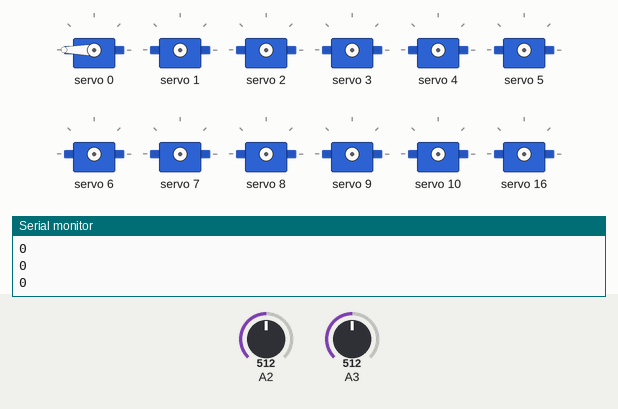
A sketch run on a simulated Arduino Uno, built with avr-gcc and run on an emulated ATmega328P. Parts: 12 × servo, the last lines printed to the serial monitor. The test bench sets the inputs (shaded band); at power-on: A3 = 512, A2 = 512.

Above: at 0.8 s.
0.9 s: A3 set to 265
2.4 s: A3 set to 240
At 8.8 s:
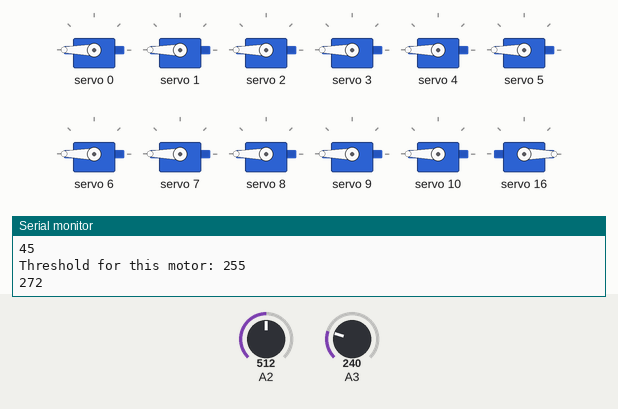
At 14.2 s:
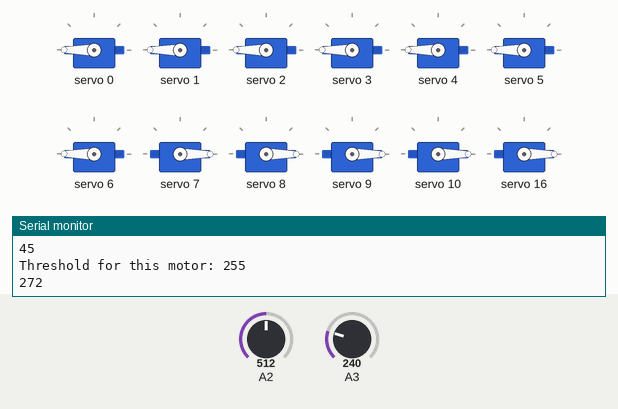
Timing chart, 0 to 14.8 s (numbered marks = the images above; inputs shaded):
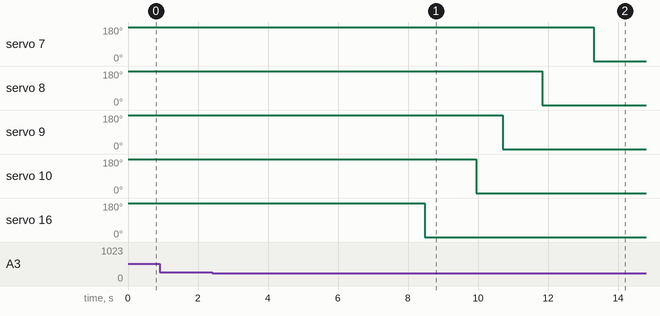

Measured:
- the behaviour switches between 258 and 257 on A3 (found by bisection; images 0 and 1)
- after the input at 2.4 s, servo 7: 180° → 0° after 10.9 s; servo 8: 180° → 0° after 9.4 s; servo 9: 180° → 0° after 8.3 s; servo 10: 180° → 0° after 7.5 s; servo 16: 180° → 0° after 6.1 s

The sketch:

graphs.ino
```cpp
#include <Wire.h>
#include <EEPROM.h>
#include <Adafruit_PWMServoDriver.h>

using namespace std;

Adafruit_PWMServoDriver pwm1 = Adafruit_PWMServoDriver(0X40);
Adafruit_PWMServoDriver pwm2 = Adafruit_PWMServoDriver(0X41);

#define SERVO_FREQ 50 // The servo frequency, typically 50 Hz

#define MAXFORWARD 100 // This is the 'minimum' pulse length count
#define MAXBACK 500    // This is the 'maximum' pulse length count
#define STOP 4096      // This is the pulse length count that will stop the servo

#define MAXPOSITION 100 // The maximum position that can be entered, change to adjust precision
#define MAXDELAY 2250   // Maximum delay, tweak to fit strip size

// Servo # counters
const int firstServo1 = 0;
const int lastServo1 = 10;
const int servoNum1 = lastServo1 - firstServo1 + 1;
const int firstServo2 = 0;
const int lastServo2 = 11;
const int servoNum2 = lastServo2 - firstServo2 + 1;

// Input array, will be changed to read from a file that will be inserted by app
// Each number corresponds to the position of a servo, with 16 total servos
int positions[] = {65.36752222627989,49.920367328926666,34.48099959581692,20.5592125668738,9.516397750080323,2.432416106142012,0,2.457011900308509,9.563184151116504,20.623614399988725,34.55671909848066,50,65.44328090151934,79.37638560001128,90.4368158488835,97.5429880996915,100,97.567583893858,90.48360224991968,79.4407874331262,65.51900040418307,50.079632671073334,34.632477773720126};

int calibrationFactors[23];

// Change to whichever pin is connected to the switch circuit
int stopSwitch1 = A3;
int stopSwitch2 = A2;

//int thresholds[] = {140,150,140,137,144,147,143,139,146,149,144,149,142,149,146,145,142,142,142,143,146,148,145};
int servoTimes[23];

const unsigned long calibrationTime = 1900;

void resetServo();
void moveServo(int n, int pos, bool reset);
void resetTest();

void setup()
{

  Serial.begin(9600);
  Serial.println("8 channel Servo test!");

  pwm1.begin();
  pwm1.setOscillatorFrequency(27000000);
  pwm1.setPWMFreq(SERVO_FREQ);
  pwm2.begin();
  pwm2.setOscillatorFrequency(27000000);
  pwm2.setPWMFreq(SERVO_FREQ);

  delay(10);
  //resetServo();
  //  findAllThresholds();

  //
        //  for(int i = firstServo1; i <= lastServo1; i++)

        //    moveOpposite(i, 50, true);

        //  for(int i = firstServo2; i <= lastServo2; i++)

        //    moveOpposite(i, 50, false);


        //  for(int i = firstServo1; i <= lastServo1; i++)

        //    moveServo(i, 50, true);

        //  for(int i = firstServo2; i <= lastServo2; i++)

        //    moveServo(i, 50, false);


resetServo(false);
  for (int i = lastServo2; i >= firstServo2; i--)
    moveServo(i, positions[i], false);

  for (int i = lastServo1; i >= firstServo1; i--)

    moveServo(i, positions[i + 12], true);

  // findAllThresholds(true);
  // resetServo(false);

  //  resetServo(false);

  //  moveServo(0, 100, false);
  //    moveOpposite(5, 30, true);
  //  moveOpposite(7, 30, true);
  //  moveOpposite(10, 30, true);
  //  moveOpposite(2, 30, false);
  //  moveOpposite(4, 30, false);
  //  moveOpposite(9, 30, false);

  //  findAllThresholds(true);
  //
  //for(int i=0; i<23; i++){
  //  Serial.println(EEPROM.read(i));
  //}

  // findAllThresholds(false);

  // for(int i=23; i<46; i++){
  //   Serial.println(EEPROM.read(i));
  // }

  //  moveServo(1, 100, false);
  //  moveServo(2, 100, false);
  //  moveServo(3, 100, false);

  //    moveOpposite(11, 100, false);
  //        moveOpposite(10, 100, false);
  //
  //    moveOpposite(9, 100, false);
}

void loop() {}

void findAllThresholds(bool forward)
{
  int j = forward ? 0 : 23;
  int temp;
  for (int i = firstServo1; i <= lastServo1; i++)
  {
    temp = findThreshold(i, true, forward);
    //    Serial.println(temp);
    EEPROM.write(j, temp);
    j++;
  }

  for (int i = firstServo2; i <= lastServo2; i++)
  {
    temp = findThreshold(i, false, forward);
    //    Serial.println(temp);
    EEPROM.write(j, temp);
    j++;
  }
}

int findThreshold(int n, bool first, bool forward)
{
  //  int localThreshold[100];
  int minValue = 1000;
  int temp;

  int direct = forward ? MAXFORWARD : MAXBACK;
  if (first)
  {
    pwm1.setPWM(n, 0, direct);
  }
  else
  {
    pwm2.setPWM(n, 0, direct);
  }

  for (int i = 0; i < 100; i++)
  {
    delay(5);
    temp = analogRead(A2) - analogRead(A3);
    //    Serial.println(temp);
    if (temp < minValue)
    {
      minValue = temp;
    }
  }

  if (first)
    pwm1.setPWM(n, 0, STOP);
  else
    pwm2.setPWM(n, 0, STOP);
  return temp;
}

void calibrateServo(int n, bool first)
{
  int threshold = 150;
  unsigned long startTime = millis();

  if (first)
  {
    pwm1.setPWM(n, 0, MAXBACK); //correct direction?
  }
  else
    pwm2.setPWM(n, 0, MAXBACK);

  while (analogRead(A2) - analogRead(A3) > threshold)
  {
    delay(1);
  }

  unsigned long endTime = millis();

  pwm2.setPWM(n, 0, STOP);

  unsigned long delta = endTime - startTime;

  calibrationFactors[n] = calibrationTime / delta;
}

int timeServo(int n, bool first)
{
  unsigned long startTime = millis();
  int j = first ? n : 23 + n;
  if (first)
  {
    pwm1.setPWM(n, 0, MAXBACK); //correct direction?
  }
  else
    pwm2.setPWM(n, 0, MAXBACK);

  while (analogRead(A2) - analogRead(A3) > EEPROM.read(j))
  {
    delay(1);
  }

  unsigned long endTime = millis();

  pwm2.setPWM(n, 0, STOP);

  return endTime - startTime;
}

void calibrateAll()
{
  int servoTimes = new int[23];
  for (int i = firstServo1; i <= lastServo1; i++)

    calibrateServo(i, true);

  for (int i = firstServo2; i <= lastServo2; i++)

    calibrateServo(i, true);

  for (int i = firstServo1; i <= lastServo1; i++)

    calibrateServo(i, true);

  for (int i = firstServo2; i <= lastServo2; i++)

    calibrateServo(i, true);
}

// Moves a servo to the position entered, by converting the position into a delay.

// Only moves servos in one direction unless "reset" is true.

void moveServo(int n, int pos, bool first)

{

  if (first)

    pwm1.setPWM(n, 0, MAXFORWARD);

  else

    pwm2.setPWM(n, 0, MAXFORWARD);

  int waitTime = map(pos, 0, MAXPOSITION, 0, MAXDELAY);
  delay(waitTime);

  if (first)
    pwm1.setPWM(n, 0, STOP);
  else
    pwm2.setPWM(n, 0, STOP);
}

void moveOpposite(int n, int pos, bool first)
{
  if (first)
    pwm1.setPWM(n, 0, MAXBACK);
  else
    pwm2.setPWM(n, 0, MAXBACK);
  int waitTime = map(pos, 0, MAXPOSITION, 0, MAXDELAY);
  delay(waitTime);

  if (first)
    pwm1.setPWM(n, 0, STOP);
  else
    pwm2.setPWM(n, 0, STOP);
}

//Used to reset servos to the initial position before drawing a graph

void resetServo(bool forward)
{
  int j = forward ? 0 : 23;
  int direct = forward ? MAXFORWARD : MAXBACK;
  for (int i = firstServo1; i <= lastServo1; i++)
  {
    Serial.println(j);
    pwm1.setPWM(i, 0, direct);
    Serial.print("Threshold for this motor: ");
    Serial.println(EEPROM.read(j));
    delay(10);
    Serial.println(analogRead(A2) - analogRead(A3));
    while ((analogRead(A2) - analogRead(A3)) < EEPROM.read(j))
    {
      Serial.println(analogRead(A2) - analogRead(A3));
      delay(1);
    }
    pwm1.setPWM(i, 0, STOP);
    j++;
  }

  for (int i = firstServo2; i <= lastServo2; i++)
  {
    Serial.println(j);
    pwm2.setPWM(i, 0, direct);
    Serial.print("Threshold for this motor: ");
    Serial.println(EEPROM.read(j));
    delay(10);
    Serial.println(analogRead(A2) - analogRead(A3));
    while ((analogRead(A2) - analogRead(A3)) < EEPROM.read(j))
    {

      Serial.println(analogRead(A2) - analogRead(A3));
      delay(1);
    }
    pwm2.setPWM(i, 0, STOP);
    j++;
  }
}

//void resetServo() {

//  for(int i = firstServo1; i <= lastServo1; i++) {

//    pwm1.setPWM(i, 0, MAXBACK);

//      delay(2000);

//    pwm1.setPWM(i, 0, STOP);

//  }

//  for(int i = firstServo2; i <= lastServo2; i++) {

//    pwm2.setPWM(i, 0, MAXBACK);

//      delay(2000);

//    pwm2.setPWM(i, 0, STOP);

//  }

//}
```
